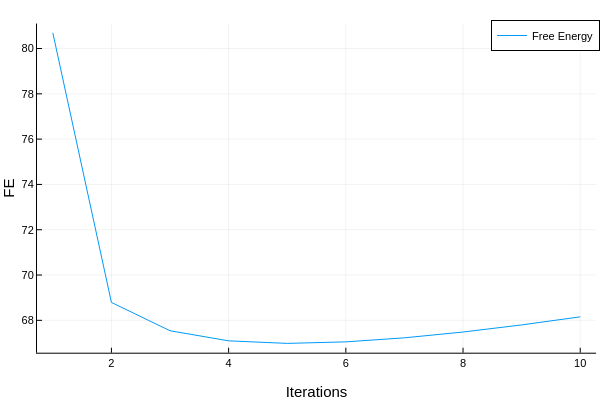

Notebook code for this chart:
### Markdown cell above
## Plot Inference Results

### Code cell
plot(FE_value, label = "Free Energy", xlabel = "Iterations", ylabel="FE", legend=:topright)

### Figure 1 — Plotly figure (JSON) as saved in the notebook; plotly's stock layout.template omitted (floating-point values rounded to 4 significant figures)
{"data": [{"colorbar": {"len": 0.9143, "title": "", "x": 0.9934, "y": 0.533}, "legendgroup": "Free Energy", "line": {"color": "rgba(0, 154, 250, 1.000)", "dash": "solid", "shape": "linear", "width": 1}, "mode": "lines", "name": "Free Energy", "showlegend": true, "type": "scatter", "x": [1, 2, 3, 4, 5, 6, 7, 8, 9, 10], "xaxis": "x", "y": [80.69, 68.79, 67.54, 67.1, 66.98, 67.05, 67.23, 67.48, 67.8, 68.15], "yaxis": "y"}], "layout": {"annotations": [], "height": 400, "legend": {"bgcolor": "rgba(255, 255, 255, 1.000)", "bordercolor": "rgba(0, 0, 0, 1.000)", "borderwidth": 1, "font": {"color": "rgba(0, 0, 0, 1.000)", "family": "sans-serif", "size": 11}, "title": {"font": {"color": "rgba(0, 0, 0, 1.000)", "family": "sans-serif", "size": 15}, "text": ""}, "tracegroupgap": 0, "traceorder": "normal", "x": 1, "xanchor": "right", "y": 1, "yanchor": "top"}, "margin": {"b": 20, "l": 0, "r": 0, "t": 20}, "paper_bgcolor": "rgba(255, 255, 255, 1.000)", "plot_bgcolor": "rgba(255, 255, 255, 1.000)", "showlegend": true, "width": 600, "xaxis": {"anchor": "y", "domain": [0.06165, 0.9934], "gridcolor": "rgba(0, 0, 0, 0.100)", "gridwidth": 0.5, "linecolor": "rgba(0, 0, 0, 1.000)", "mirror": false, "range": [0.73, 10.27], "showgrid": true, "showline": true, "showticklabels": true, "tickangle": 0, "tickcolor": "rgb(0, 0, 0)", "tickfont": {"color": "rgba(0, 0, 0, 1.000)", "family": "sans-serif", "size": 11}, "tickmode": "array", "ticks": "inside", "ticktext": ["2", "4", "6", "8", "10"], "tickvals": [2, 4, 6, 8, 10], "title": "Iterations", "titlefont": {"color": "rgba(0, 0, 0, 1.000)", "family": "sans-serif", "size": 15}, "type": "-", "visible": true, "zeroline": false, "zerolinecolor": "rgba(0, 0, 0, 1.000)"}, "yaxis": {"anchor": "x", "domain": [0.07581, 0.9902], "gridcolor": "rgba(0, 0, 0, 0.100)", "gridwidth": 0.5, "linecolor": "rgba(0, 0, 0, 1.000)", "mirror": false, "range": [66.57, 81.1], "showgrid": true, "showline": true, "showticklabels": true, "tickangle": 0, "tickcolor": "rgb(0, 0, 0)", "tickfont": {"color": "rgba(0, 0, 0, 1.000)", "family": "sans-serif", "size": 11}, "tickmode": "array", "ticks": "inside", "ticktext": ["68", "70", "72", "74", "76", "78", "80"], "tickvals": [68, 70, 72, 74, 76, 78, 80], "title": "FE", "titlefont": {"color": "rgba(0, 0, 0, 1.000)", "family": "sans-serif", "size": 15}, "type": "-", "visible": true, "zeroline": false, "zerolinecolor": "rgba(0, 0, 0, 1.000)"}}}
